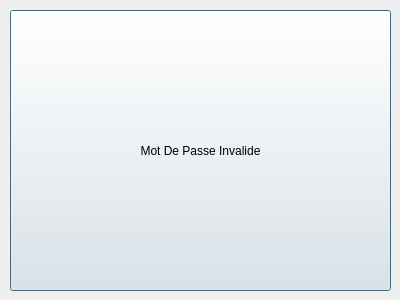
<?xml version="1.0" encoding="UTF-8"?>
<ui version="4.0">
 <class>Detecteur</class>
 <widget class="QDialog" name="Detecteur">
  <property name="geometry">
   <rect>
    <x>0</x>
    <y>0</y>
    <width>400</width>
    <height>300</height>
   </rect>
  </property>
  <property name="windowTitle">
   <string>Dialog</string>
  </property>
  <widget class="QPushButton" name="pushButtonIntrus">
   <property name="geometry">
    <rect>
     <x>10</x>
     <y>10</y>
     <width>381</width>
     <height>281</height>
    </rect>
   </property>
   <property name="text">
    <string>Mot De Passe Invalide</string>
   </property>
  </widget>
 </widget>
 <resources/>
 <connections/>
</ui>
